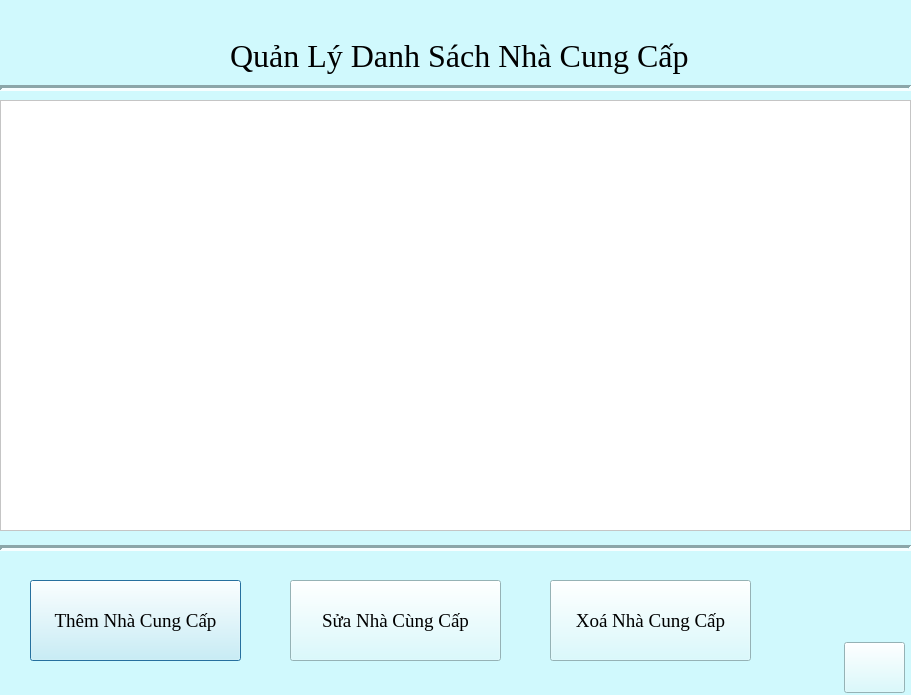
<?xml version="1.0" encoding="UTF-8"?>
<ui version="4.0">
 <class>Dialog</class>
 <widget class="QDialog" name="Dialog">
  <property name="geometry">
   <rect>
    <x>0</x>
    <y>0</y>
    <width>911</width>
    <height>695</height>
   </rect>
  </property>
  <property name="windowTitle">
   <string>Dialog</string>
  </property>
  <property name="styleSheet">
   <string notr="true">background-color: #D0F9FD;</string>
  </property>
  <widget class="QLabel" name="label">
   <property name="geometry">
    <rect>
     <x>230</x>
     <y>20</y>
     <width>511</width>
     <height>71</height>
    </rect>
   </property>
   <property name="font">
    <font>
     <family>Times New Roman</family>
     <pointsize>24</pointsize>
    </font>
   </property>
   <property name="styleSheet">
    <string notr="true"/>
   </property>
   <property name="text">
    <string>Quản Lý Danh Sách Nhà Cung Cấp</string>
   </property>
  </widget>
  <widget class="QTableView" name="tblDuLieu">
   <property name="geometry">
    <rect>
     <x>0</x>
     <y>100</y>
     <width>911</width>
     <height>431</height>
    </rect>
   </property>
   <property name="styleSheet">
    <string notr="true">background-color:white;
color:black;</string>
   </property>
  </widget>
  <widget class="Line" name="line">
   <property name="geometry">
    <rect>
     <x>0</x>
     <y>80</y>
     <width>911</width>
     <height>16</height>
    </rect>
   </property>
   <property name="lineWidth">
    <number>3</number>
   </property>
   <property name="orientation">
    <enum>Qt::Horizontal</enum>
   </property>
  </widget>
  <widget class="Line" name="line_2">
   <property name="geometry">
    <rect>
     <x>0</x>
     <y>540</y>
     <width>911</width>
     <height>16</height>
    </rect>
   </property>
   <property name="lineWidth">
    <number>3</number>
   </property>
   <property name="orientation">
    <enum>Qt::Horizontal</enum>
   </property>
  </widget>
  <widget class="QPushButton" name="btnThemNhaCungCap">
   <property name="geometry">
    <rect>
     <x>30</x>
     <y>580</y>
     <width>211</width>
     <height>81</height>
    </rect>
   </property>
   <property name="font">
    <font>
     <family>Times New Roman</family>
     <pointsize>14</pointsize>
    </font>
   </property>
   <property name="text">
    <string>Thêm Nhà Cung Cấp</string>
   </property>
  </widget>
  <widget class="QPushButton" name="btnSuaNhaCungCap">
   <property name="geometry">
    <rect>
     <x>290</x>
     <y>580</y>
     <width>211</width>
     <height>81</height>
    </rect>
   </property>
   <property name="font">
    <font>
     <family>Times New Roman</family>
     <pointsize>14</pointsize>
    </font>
   </property>
   <property name="text">
    <string>Sửa Nhà Cùng Cấp</string>
   </property>
  </widget>
  <widget class="QPushButton" name="btnXoaNhaCungCap">
   <property name="geometry">
    <rect>
     <x>550</x>
     <y>580</y>
     <width>201</width>
     <height>81</height>
    </rect>
   </property>
   <property name="font">
    <font>
     <family>Times New Roman</family>
     <pointsize>14</pointsize>
    </font>
   </property>
   <property name="text">
    <string>Xoá Nhà Cung Cấp</string>
   </property>
  </widget>
  <widget class="QPushButton" name="btnQuayVe">
   <property name="geometry">
    <rect>
     <x>844</x>
     <y>642</y>
     <width>61</width>
     <height>51</height>
    </rect>
   </property>
   <property name="styleSheet">
    <string notr="true"/>
   </property>
   <property name="text">
    <string/>
   </property>
  </widget>
  <widget class="QLabel" name="Favicon">
   <property name="geometry">
    <rect>
     <x>10</x>
     <y>10</y>
     <width>121</width>
     <height>71</height>
    </rect>
   </property>
   <property name="text">
    <string/>
   </property>
  </widget>
 </widget>
 <resources/>
 <connections/>
</ui>
